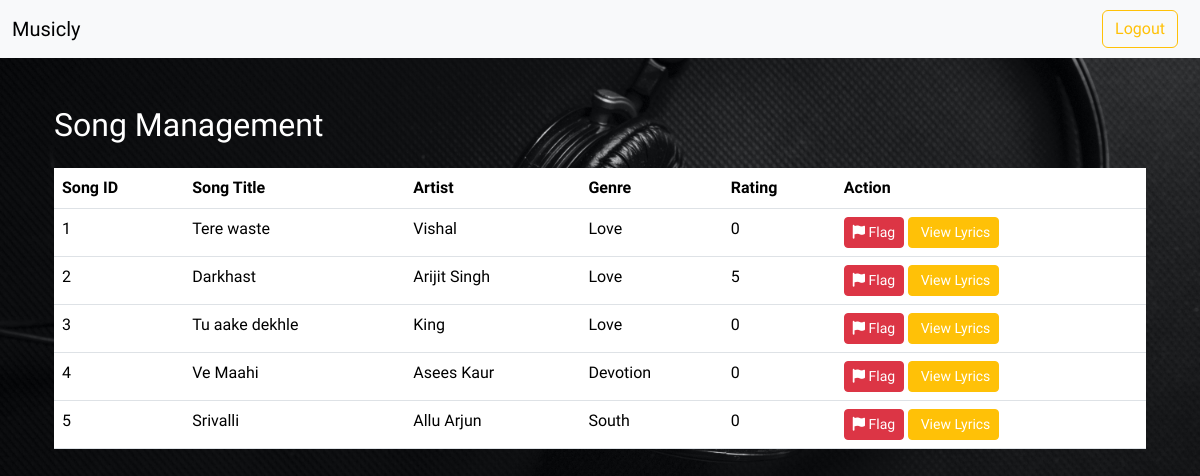
Page /adminHome/manageSongs (signed in) on the committed database.
### models.py (models this page shows)
class Songs(db.Model):
    __tablename__ = 'Songs'
    id = db.Column(db.Integer, primary_key = True)
    name = db.Column(db.String(120), nullable=False)
    artist = db.Column(db.String(32))
    lyrics = db.Column(db.String(1024), nullable = False)
    rating = db.Column(db.Integer, nullable = False, default=0)
    genre = db.Column(db.String(26), nullable=False)
    filename = db.Column(db.String(255), nullable=False)
    imagepath = db.Column(db.String(255), nullable=False)
    album_id = db.Column(db.Integer, db.ForeignKey('Album.id'), nullable = False)
    CreatorId = db.Column(db.Integer, db.ForeignKey('User.id'), nullable = False)

### routes.py (the view)
@app.route('/adminHome/manageSongs')
@auth_required
@admin_auth_required
def manageSongs():
    songs = db.session.query(Songs).all()
    return render_template("manageSongs.html", songs = songs, user = User.query.get(session["user_id"]), need = True)

### routes.py (called while the page is built)
def auth_required(func):
    @wraps(func)
    def inner(*args, **kwargs):
        if "user_id" not in session:
            flash("Login required.", 'danger')
            return redirect(url_for("login"))
        return func(*args, **kwargs)
    return inner

def admin_auth_required(func):
    @wraps(func)
    def inner(*args, **kwargs):
        user = User.query.get(session.get("user_id"))
        if user.role == "admin":
            return func(*args, **kwargs)
        else:
            flash("Logged out ! You are not an Admin.", "danger")
            return redirect(url_for("logout"))
    return inner

### templates/manageSongs.html (shortened to what this page needs)
{% extends 'layout.html' %}
{% block content %}
<div class="container mt-5">
    <h2>Song Management</h2>
    <table class="table mt-4">
      <thead>
        <tr>
          <th>Song ID</th>
          <th>Song Title</th>
          <th>Artist</th>
          <th>Genre</th>
          <th>Rating</th>
          <th>Action</th>
        </tr>
      </thead>
      <tbody>
        {% for song in songs %}
        <tr>
          <td>{{song.id}}</td>
          <td>{{song.name}}</td>
          <td>{{song.artist}}</td>
          <td>{{song.genre}}</td>
          <td>{{song.rating}}</td>
          <td>
            <form>
              <button type="submit" class="btn btn-danger btn-sm"><i class="fas fa-flag"></i><a href="manageSongs/{{'flag'}}/{{song.id}}"> Flag</a></button>
              <button type="submit" class="btn btn-warning btn-sm"><a href="manageSongs/{{'lyrics'}}/{{song.id}}"> View Lyrics</a></button>
            </form>
          </td>
        </tr>
        {% endfor %}
      </tbody>
    </table>
  </div>
{% endblock %}

### templates/layout.html (style rules this page uses)
body { margin: 0; padding: 0; font-family: 'Balsamiq Sans', 'cursive'; background-color: #454f58; background: center/cover no-repeat url('../static/icons/bg3.jpg'); background-repeat: no-repeat; color: #ffffff; }

### templates/manageSongs.html (style rules this page uses)
a { text-decoration: none; color: white; }

### rows in the picture
Songs: id "1", name "Tere waste", artist "Vishal", genre "Love", rating "0"
Songs: id "2", name "Darkhast", artist "Arijit Singh", genre "Love", rating "5"
Songs: id "3", name "Tu aake dekhle", artist "King", genre "Love", rating "0"
Songs: id "4", name "Ve Maahi", artist "Asees Kaur", genre "Devotion", rating "0"
Songs: id "5", name "Srivalli", artist "Allu Arjun", genre "South", rating "0"
